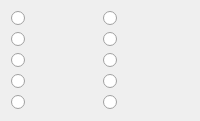
                <widget class="QWidget" name="toolbox_hexa_tab_land">
                 <attribute name="title">
                  <string>Land</string>
                 </attribute>
                 <layout class="QGridLayout" name="gridLayout_23">
                  <item row="0" column="0">
                   <widget class="QRadioButton" name="radioButton_22">
                    <property name="text">
                     <string/>
                    </property>
                    <property name="icon">
                     <iconset resource="../resources/resources.qrc">
                      <normaloff>:/images/images/tiles/hexagonal_tileset/lands/lands_meadow.png</normaloff>:/images/images/tiles/hexagonal_tileset/lands/lands_meadow.png</iconset>
                    </property>
                    <property name="iconSize">
                     <size>
                      <width>64</width>
                      <height>64</height>
                     </size>
                    </property>
                   </widget>
                  </item>
                  <item row="0" column="1">
                   <widget class="QRadioButton" name="radioButton_26">
                    <property name="text">
                     <string/>
                    </property>
                    <property name="icon">
                     <iconset resource="../resources/resources.qrc">
                      <normaloff>:/images/images/tiles/hexagonal_tileset/lands/lands_forest.png</normaloff>:/images/images/tiles/hexagonal_tileset/lands/lands_forest.png</iconset>
                    </property>
                    <property name="iconSize">
                     <size>
                      <width>64</width>
                      <height>64</height>
                     </size>
                    </property>
                   </widget>
                  </item>
                  <item row="1" column="0">
                   <widget class="QRadioButton" name="radioButton_27">
                    <property name="text">
                     <string/>
                    </property>
                    <property name="icon">
                     <iconset resource="../resources/resources.qrc">
                      <normaloff>:/images/images/tiles/hexagonal_tileset/lands/lands_hills.png</normaloff>:/images/images/tiles/hexagonal_tileset/lands/lands_hills.png</iconset>
                    </property>
                    <property name="iconSize">
                     <size>
                      <width>64</width>
                      <height>64</height>
                     </size>
                    </property>
                   </widget>
                  </item>
                  <item row="1" column="1">
                   <widget class="QRadioButton" name="radioButton_32">
                    <property name="text">
                     <string/>
                    </property>
                    <property name="icon">
                     <iconset resource="../resources/resources.qrc">
                      <normaloff>:/images/images/tiles/hexagonal_tileset/lands/lands_jungle.png</normaloff>:/images/images/tiles/hexagonal_tileset/lands/lands_jungle.png</iconset>
                    </property>
                    <property name="iconSize">
                     <size>
                      <width>64</width>
                      <height>64</height>
                     </size>
                    </property>
                   </widget>
                  </item>
                  <item row="2" column="0">
                   <widget class="QRadioButton" name="radioButton_33">
                    <property name="text">
                     <string/>
                    </property>
                    <property name="icon">
                     <iconset resource="../resources/resources.qrc">
                      <normaloff>:/images/images/tiles/hexagonal_tileset/lands/lands_moutains.png</normaloff>:/images/images/tiles/hexagonal_tileset/lands/lands_moutains.png</iconset>
                    </property>
                    <property name="iconSize">
                     <size>
                      <width>64</width>
                      <height>64</height>
                     </size>
                    </property>
                   </widget>
                  </item>
                  <item row="3" column="1">
                   <widget class="QRadioButton" name="radioButton_36">
                    <property name="text">
                     <string/>
                    </property>
                    <property name="icon">
                     <iconset resource="../resources/resources.qrc">
                      <normaloff>:/images/images/tiles/hexagonal_tileset/lands/lands_volcano.png</normaloff>:/images/images/tiles/hexagonal_tileset/lands/lands_volcano.png</iconset>
                    </property>
                    <property name="iconSize">
                     <size>
                      <width>64</width>
                      <height>64</height>
                     </size>
                    </property>
                   </widget>
                  </item>
                  <item row="3" column="0">
                   <widget class="QRadioButton" name="radioButton_35">
                    <property name="text">
                     <string/>
                    </property>
                    <property name="icon">
                     <iconset resource="../resources/resources.qrc">
                      <normaloff>:/images/images/tiles/hexagonal_tileset/lands/lands_rocky.png</normaloff>:/images/images/tiles/hexagonal_tileset/lands/lands_rocky.png</iconset>
                    </property>
                    <property name="iconSize">
                     <size>
                      <width>64</width>
                      <height>64</height>
                     </size>
                    </property>
                   </widget>
                  </item>
                  <item row="2" column="1">
                   <widget class="QRadioButton" name="radioButton_34">
                    <property name="text">
                     <string/>
                    </property>
                    <property name="icon">
                     <iconset resource="../resources/resources.qrc">
                      <normaloff>:/images/images/tiles/hexagonal_tileset/lands/lands_desert.png</normaloff>:/images/images/tiles/hexagonal_tileset/lands/lands_desert.png</iconset>
                    </property>
                    <property name="iconSize">
                     <size>
                      <width>64</width>
                      <height>64</height>
                     </size>
                    </property>
                   </widget>
                  </item>
                  <item row="4" column="0">
                   <widget class="QRadioButton" name="radioButton_37">
                    <property name="text">
                     <string/>
                    </property>
                    <property name="icon">
                     <iconset resource="../resources/resources.qrc">
                      <normaloff>:/images/images/tiles/hexagonal_tileset/lands/lands_swamp.png</normaloff>:/images/images/tiles/hexagonal_tileset/lands/lands_swamp.png</iconset>
                    </property>
                    <property name="iconSize">
                     <size>
                      <width>64</width>
                      <height>64</height>
                     </size>
                    </property>
                   </widget>
                  </item>
                  <item row="4" column="1">
                   <widget class="QRadioButton" name="radioButton_38">
                    <property name="text">
                     <string/>
                    </property>
                    <property name="icon">
                     <iconset resource="../resources/resources.qrc">
                      <normaloff>:/images/images/tiles/hexagonal_tileset/lands/lands_water.png</normaloff>:/images/images/tiles/hexagonal_tileset/lands/lands_water.png</iconset>
                    </property>
                    <property name="iconSize">
                     <size>
                      <width>64</width>
                      <height>64</height>
                     </size>
                    </property>
                   </widget>
                  </item>
                 </layout>
                </widget>
